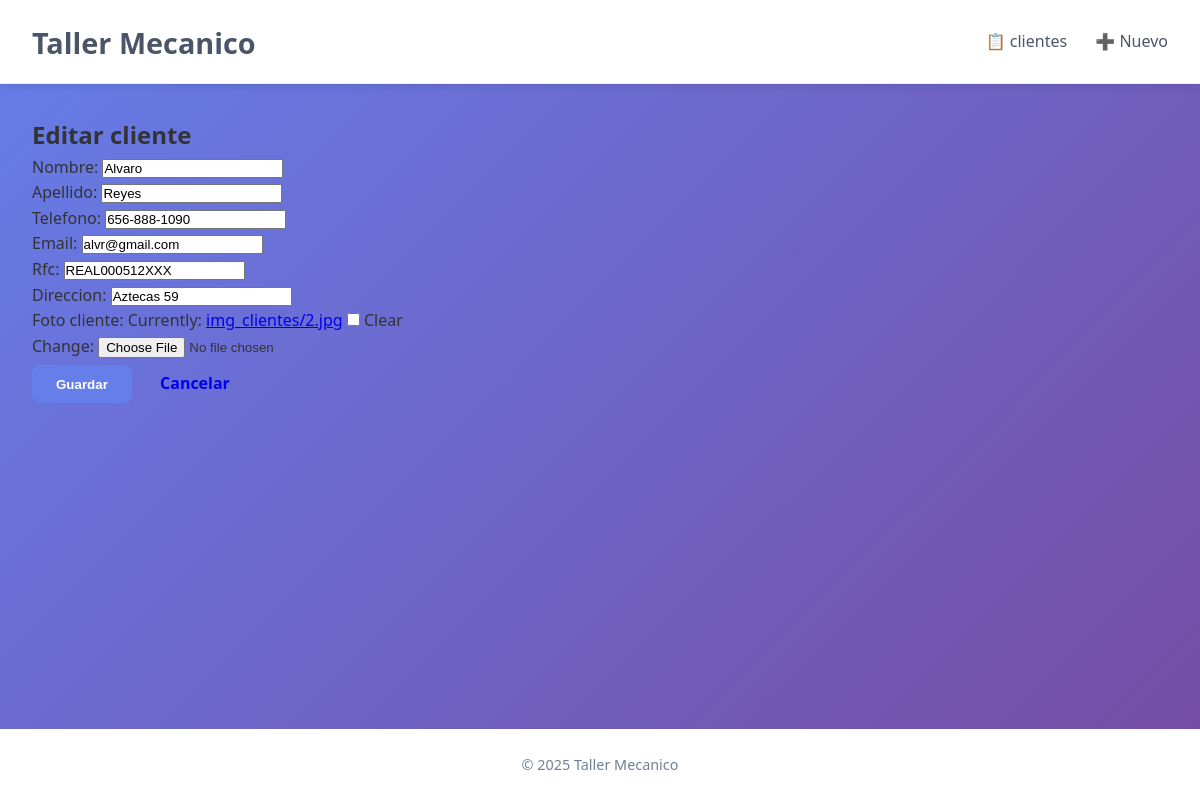
The page /editar/2/ on the database its author committed.
### app_cliente/models.py (models this page shows, shortened)
class Cliente(models.Model):
    nombre = models.CharField(max_length=100)
    apellido = models.CharField(max_length=100)
    telefono = models.CharField(max_length=15)
    email = models.EmailField(unique=True)
    rfc = models.CharField(max_length=120, unique=True)
    direccion = models.CharField(max_length=255)
    foto_cliente = models.ImageField(upload_to='img_clientes/', blank=True, null=True)
    class Meta:
        verbose_name = "Cliente"
        verbose_name_plural = "Clientes"

### app_cliente/views.py (the view)
# urls.py: path('editar/<int:cliente_id>/', views.editar_cliente, name='editar_cliente'),
def editar_cliente(request, cliente_id):
    cliente = get_object_or_404(Cliente, id=cliente_id)
    if request.method == 'POST':
        form = ClienteForm(request.POST, request.FILES, instance=cliente)
        if form.is_valid():
            form.save()
            return redirect('app_cliente:detalle_cliente', cliente_id=cliente.id)
    else:
        form = ClienteForm(instance=cliente)
    return render(request, 'formulario_cliente.html', {'form': form, 'titulo': 'Editar cliente'})

### app_cliente/forms.py
class ClienteForm(forms.ModelForm):
    class Meta:
        model = Cliente
        fields = ['nombre', 'apellido', 'telefono', 'email', 'rfc', 'direccion', 'foto_cliente']

### app_cliente/templates/formulario_cliente.html (shortened to what this page needs)
{% extends 'base.html' %}
{% block contenido %}
<h2>{{ titulo }}</h2>
<form method="post" enctype="multipart/form-data" class="form-styled">
    {{ form.as_p }}
    <div class="actions">
        <button type="submit" class="btn btn-primary">Guardar</button>
        <a href="{% url 'app_cliente:listar_clientes' %}" class="btn">Cancelar</a>
    </div>
</form>
{% endblock %}

### app_cliente/static/css/styles.css (style rules this page uses)
* { margin: 0; padding: 0; box-sizing: border-box; }
body { font-family: 'Segoe UI', Tahoma, Geneva, Verdana, sans-serif; background: linear-gradient(135deg, #667eea 0%, #764ba2 100%); color: #333; line-height: 1.6; }
.btn { padding: 0.7rem 1.5rem; border: none; border-radius: 8px; font-weight: 600; cursor: pointer; transition: background 0.3s; text-decoration: none; display: inline-block; }
.btn-primary { background: #667eea; color: white; }

### rows shown on the page
Cliente: nombre "Alvaro", apellido "Reyes", telefono "656-888-1090", email "alvr@gmail.com", rfc "REAL000512XXX", direccion "Aztecas 59"

### other values the page prints
{{ titulo }} "Editar cliente"
